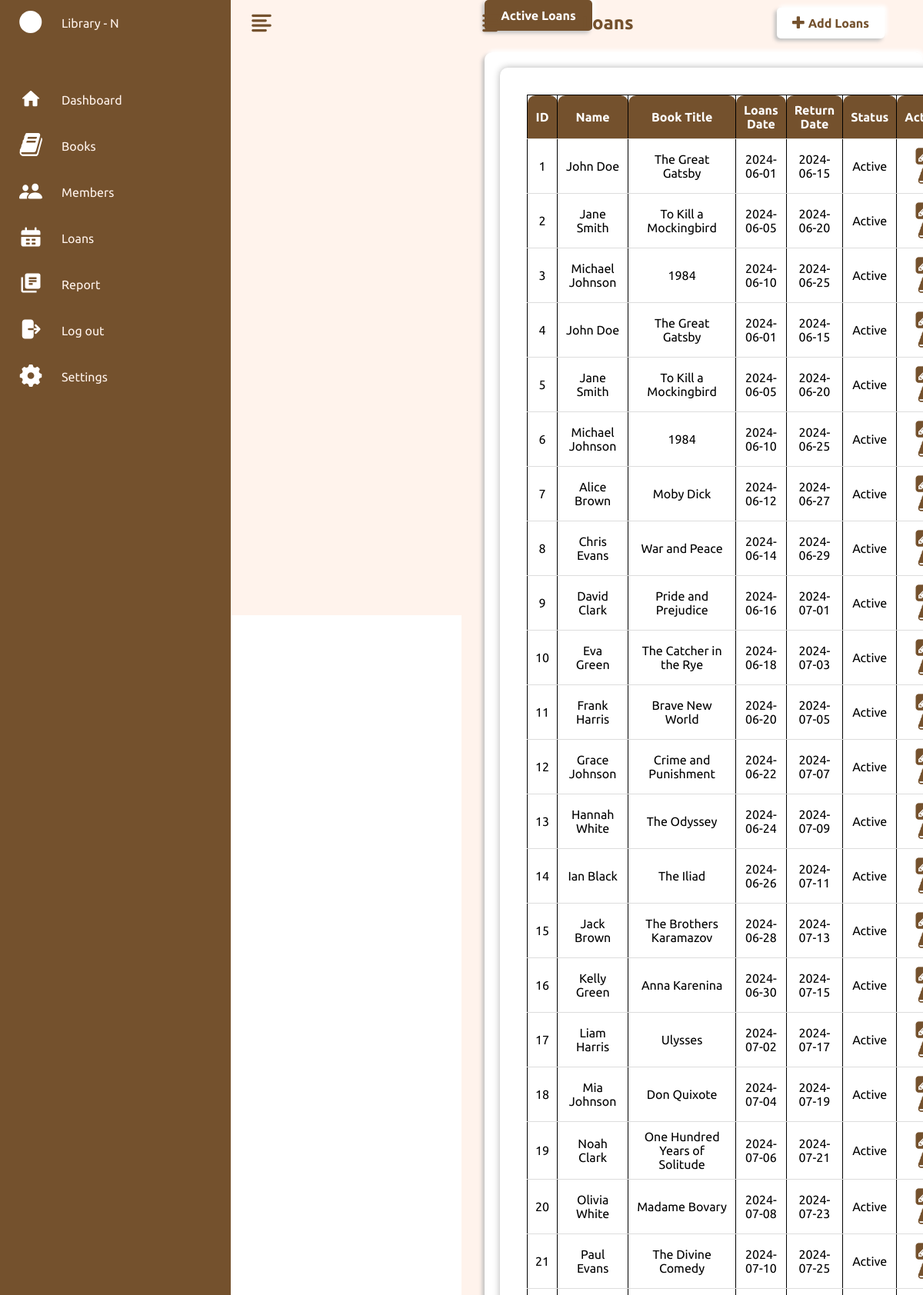
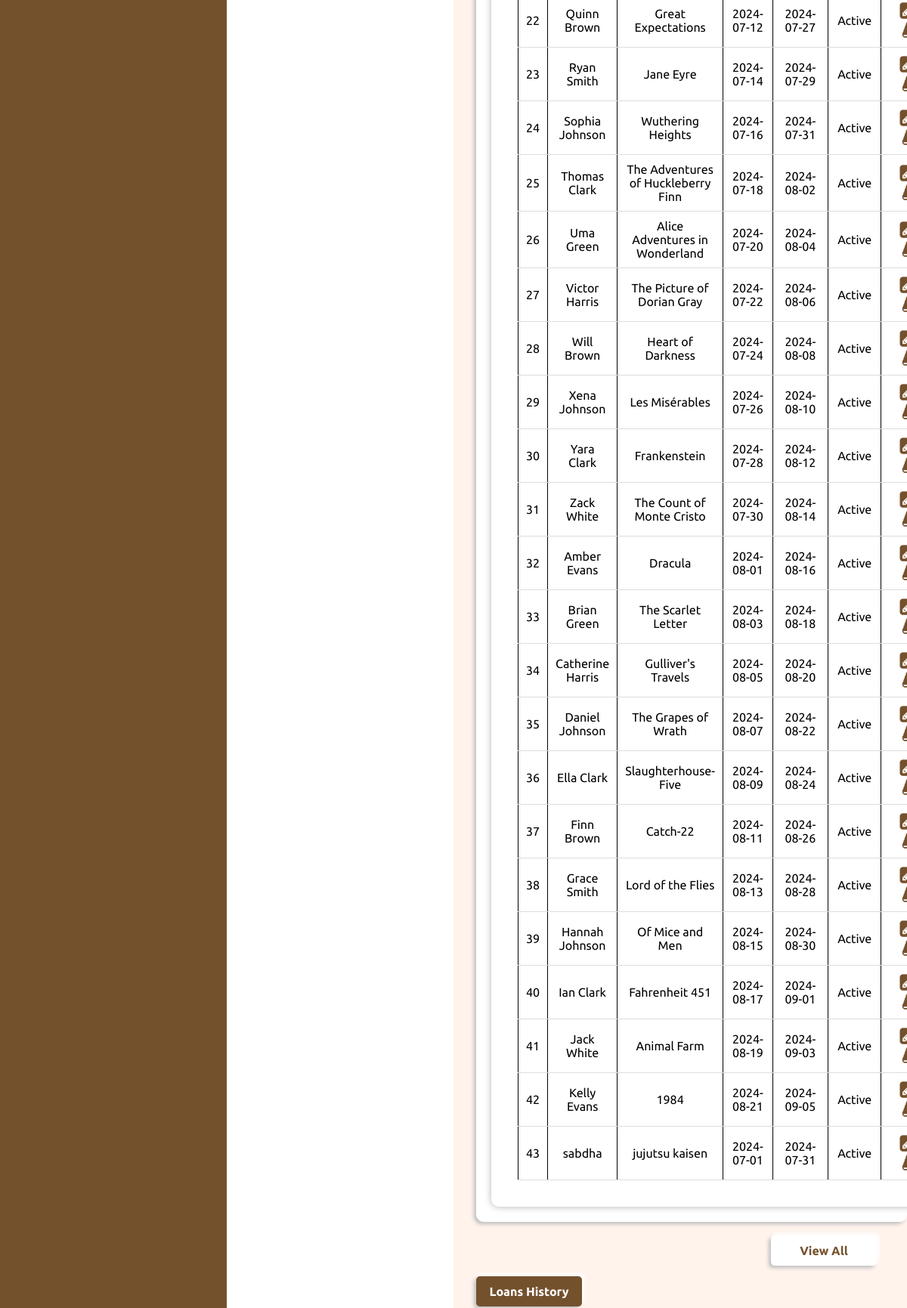
Page /loans.php (upper part) on the committed database (2 pictures, top to bottom).
### tables this page shows
CREATE TABLE IF NOT EXISTS `loans` (
  `id` int NOT NULL AUTO_INCREMENT,
  `name` varchar(255) NOT NULL,
  `title` varchar(255) NOT NULL,
  `loans` date NOT NULL,
  `returns` date NOT NULL,
  `status` varchar(50) NOT NULL,
  PRIMARY KEY (`id`)
);

### loans.php (the view, shortened to what this page needs)
<?php include('./includes/db.php'); ?>
<!DOCTYPE html>
<html lang="en">
<head>
    <link rel="stylesheet" href="https://cdnjs.cloudflare.com/ajax/libs/font-awesome/4.7.0/css/font-awesome.min.css">
    <link rel="stylesheet" href="./css/loans.css">
</head>
<body>
    <?php include 'includes/navbar.php'; ?>
    <div class="main">
        <div class="topbar">
            <div class="toggle">
                <img src="assets/icons/pepicons-pop_menu.svg" alt="menu">
            </div>
            <h2>Loans</h2>
            <div class="tambahbtn">
                <a href="./pages/addLoans.php"><i class="fa fa-plus"></i><b> Add Loans</b></a>
            </div>
        </div>
        <div class="btnActiveLoans">
            <a href="#"><b> Active Loans</b></a>
        </div>
        <br>
        <div class="card-container">
            <div class="card">
                <div class="card-content">
                    <div class="table-container">
                        <table class="loans-table">
                            <thead>
                                <tr>
                                    <th>ID</th>
                                    <th>Name</th>
                                    <th>Book Title</th>
                                    <th>Loans Date</th>
                                    <th>Return Date</th>
                                    <th>Status</th>
                                    <th>Actions</th>
                                </tr>
                            </thead>
                            <tbody>
                            <?php
                            $sql = "SELECT * FROM loans";
                            $result = $conn->query($sql);
                            if ($result && $result->num_rows > 0) {
                                while($row = $result->fetch_assoc()) {
                                    echo "<tr>
                                            <td>".$row["id"]."</td>
                                            <td>".$row["name"]."</td>
                                            <td>".$row["title"]."</td>
                                            <td>".$row["loans"]."</td>
                                            <td>".$row["returns"]."</td>
                                            <td>".$row["status"]."</td>
                                            <td>
                                                <a href='./editLoans.php?id=".$row["id"]."'><i class='fa fa-pencil-square'></i></a> |
                                                <a href='./controllers/deleteLoans.php?id=".$row["id"]."'><i class='fa fa-book'></i></a>
                                            </td>
                                        </tr>";
                                }
                            } else {
                                echo "<tr><td colspan='7'>No loans found</td></tr>";
                            }
                            ?>
                            </tbody>
                        </table>
                    </div>
                </div>
            </div>
        </div>
        <br>
        <div class="viewbtn">
                <a href="#"></i><b>View All</b></a>
        </div>
        <br><br><br>
        <div class="btnActiveLoans">
            <a href="#"><b>Loans History</b></a>
        </div>
        <br>
        <br>
    </div>
</body>
</html>

### css/loans.css (style rules this page uses)
* { font-family: "Ubuntu", sans-serif; margin: 0; padding: 0; box-sizing: border-box; }
:root { --blue: #74512D; --white: #FFF3EC; --gray: #f5f5f5; --black1: #222; --black2: #999; }
body { min-height: 100vh; overflow-x: hidden; }
.main { position: absolute; width: calc(100% - 300px); left: 300px; min-height: 100vh; background: var(--white); transition: 0.5s; }
.topbar { width: 100%; height: 60px; display: flex; justify-content: space-between; align-items: center; padding: 0 10px; gap: 10px; }
.toggle { position: relative; width: 60px; height: 60px; display: flex; justify-content: center; align-items: center; font-size: 2.5rem; cursor: pointer; }
.topbar h2 { flex: 1; text-align: center; margin: 0; color: var(--blue); }
.tambahbtn { float: left; overflow: hidden; border-radius: 5px; width: 140px; height: 40px; background: #fff; box-shadow: 3px -3px 5px #fff, -3px 3px 5px #bebebe; margin-left: 30px; display: flex; justify-content: center; align-items: center; font-size: 16px; outline: none; color: var(--blue); border: none; cursor: pointer; margin-right: 40px; }
.tambahbtn a { text-decoration: none; display: flex; align-items: center; color: var(--blue); font-family: "Ubuntu", sans-serif; }
.tambahbtn a i { margin-right: 5px; font-size: 20px; }
.btnActiveLoans { float: left; overflow: hidden; border-radius: 5px; width: 140px; height: 40px; background: var(--blue); box-shadow: 3px -3px 5px #fff, -3px 3px 5px #bebebe; margin-left: 30px; display: flex; justify-content: center; align-items: center; font-size: 16px; outline: none; color: var(--blue); border: none; cursor: pointer; margin-right: 40px; }
.btnActiveLoans a { text-decoration: none; align-items: center; color: #fff; font-family: "Ubuntu", sans-serif; }
.card-container { background: white; border-radius: 10px; margin-top: 50px; margin-left: 30px; box-shadow: 3px -3px 5px #fff, -3px 3px 5px #bebebe; transition: 0.3s ease; width: 95%; height: 80vh; padding: 10px; overflow-y: auto; }
.card-content { padding: 15px; }
.loans-table { width: 100%; border-collapse: collapse; }
.loans-table th, .loans-table td { padding: 10px; text-align: left; border-bottom: 1px solid #ddd; }
.loans-table th { background-color: var(--blue); color: #fff; border-radius:10px 10px 0 0; text-align: center; }
.loans-table td { background-color: var(--light-gray); color: var(--black); text-align: center; }
.loans-table td a { color: var(--blue); text-decoration: none; margin: 0 5px; }
.loans-table td a .fa { font-size: 25px; }
.fa-pencil-square { color: var(--red); border-radius: 50px; }
.fa-book { color: var(--red); border-radius: 50px; }
.viewbtn { float: right; overflow: hidden; border-radius: 5px; width: 140px; height: 40px; display: flex; background: #fff; box-shadow: 3px -3px 5px #fff, -3px 3px 5px #bebebe; margin-left: 30px; justify-content: center; align-items: center; font-size: 16px; outline: none; color: var(--blue); border: none; cursor: pointer; margin-right: 40px; }
.viewbtn a { text-decoration: none; align-items: center; display: flex; color: var(--blue); font-family: "Ubuntu", sans-serif; }

### css/style.css (style rules this page uses)
* { font-family: "Ubuntu", sans-serif; margin: 0; padding: 0; box-sizing: border-box; }
:root { --blue: #74512D; --white: #FFF3EC; --gray: #f5f5f5; --black1: #222; --black2: #999; }
body { min-height: 100vh; overflow-x: hidden; }
.main { position: absolute; width: calc(100% - 300px); left: 300px; min-height: 100vh; background: var(--white); transition: 0.5s; }
.topbar { width: 100%; height: 60px; display: flex; justify-content: space-between; align-items: center; padding: 0 10px; }
.toggle { position: fixed; width: 60px; height: 60px; display: flex; justify-content: center; align-items: center; font-size: 2.5rem; cursor: pointer; }
.card-container { display: grid; padding: 20px; height: auto; grid-template-columns: 1fr 1fr; gap: 20px; }
.card { background-color: #fff; padding: 20px; box-shadow: 0 0 10px rgba(0, 0, 0, 0.1); text-align: center; flex: 1; border-radius: 5px; box-shadow: 0px 5px 10px rgba(0, 0, 0, 0.5); }
.card-content { display: flex; flex-direction: column; }
.card { background-color: #fff; padding: 20px; box-shadow: 0 0px 10px rgba(0, 0, 0, 0.3); text-align: center; border-radius: 10px; }
h2 { text-align: center; }

### rows in the picture
loans: id "1", name "John Doe", title "The Great Gatsby", loans "2024-06-01", returns "2024-06-15", status "Active"
loans: id "2", name "Jane Smith", title "To Kill a Mockingbird", loans "2024-06-05", returns "2024-06-20", status "Active"
loans: id "3", name "Michael Johnson", title "1984", loans "2024-06-10", returns "2024-06-25", status "Active"
loans: id "4", name "John Doe", title "The Great Gatsby", loans "2024-06-01", returns "2024-06-15", status "Active"
loans: id "5", name "Jane Smith", title "To Kill a Mockingbird", loans "2024-06-05", returns "2024-06-20", status "Active"
loans: id "6", name "Michael Johnson", title "1984", loans "2024-06-10", returns "2024-06-25", status "Active"
loans: id "7", name "Alice Brown", title "Moby Dick", loans "2024-06-12", returns "2024-06-27", status "Active"
loans: id "8", name "Chris Evans", title "War and Peace", loans "2024-06-14", returns "2024-06-29", status "Active"
loans: id "9", name "David Clark", title "Pride and Prejudice", loans "2024-06-16", returns "2024-07-01", status "Active"
loans: id "10", name "Eva Green", title "The Catcher in the Rye", loans "2024-06-18", returns "2024-07-03", status "Active"
loans: id "11", name "Frank Harris", title "Brave New World", loans "2024-06-20", returns "2024-07-05", status "Active"
loans: id "12", name "Grace Johnson", title "Crime and Punishment", loans "2024-06-22", returns "2024-07-07", status "Active"
loans: id "13", name "Hannah White", title "The Odyssey", loans "2024-06-24", returns "2024-07-09", status "Active"
loans: id "14", name "Ian Black", title "The Iliad", loans "2024-06-26", returns "2024-07-11", status "Active"
loans: id "15", name "Jack Brown", title "The Brothers Karamazov", loans "2024-06-28", returns "2024-07-13", status "Active"
loans: id "16", name "Kelly Green", title "Anna Karenina", loans "2024-06-30", returns "2024-07-15", status "Active"
loans: id "17", name "Liam Harris", title "Ulysses", loans "2024-07-02", returns "2024-07-17", status "Active"
loans: id "18", name "Mia Johnson", title "Don Quixote", loans "2024-07-04", returns "2024-07-19", status "Active"
loans: id "19", name "Noah Clark", title "One Hundred Years of Solitude", loans "2024-07-06", returns "2024-07-21", status "Active"
loans: id "20", name "Olivia White", title "Madame Bovary", loans "2024-07-08", returns "2024-07-23", status "Active"
loans: id "21", name "Paul Evans", title "The Divine Comedy", loans "2024-07-10", returns "2024-07-25", status "Active"
loans: id "22", name "Quinn Brown", title "Great Expectations", loans "2024-07-12", returns "2024-07-27", status "Active"
loans: id "23", name "Ryan Smith", title "Jane Eyre", loans "2024-07-14", returns "2024-07-29", status "Active"
loans: id "24", name "Sophia Johnson", title "Wuthering Heights", loans "2024-07-16", returns "2024-07-31", status "Active"
loans: id "25", name "Thomas Clark", title "The Adventures of Huckleberry Finn", loans "2024-07-18", returns "2024-08-02", status "Active"
loans: id "26", name "Uma Green", title "Alice Adventures in Wonderland", loans "2024-07-20", returns "2024-08-04", status "Active"
loans: id "27", name "Victor Harris", title "The Picture of Dorian Gray", loans "2024-07-22", returns "2024-08-06", status "Active"
loans: id "28", name "Will Brown", title "Heart of Darkness", loans "2024-07-24", returns "2024-08-08", status "Active"
loans: id "29", name "Xena Johnson", title "Les Misérables", loans "2024-07-26", returns "2024-08-10", status "Active"
loans: id "30", name "Yara Clark", title "Frankenstein", loans "2024-07-28", returns "2024-08-12", status "Active"
loans: id "31", name "Zack White", title "The Count of Monte Cristo", loans "2024-07-30", returns "2024-08-14", status "Active"
loans: id "32", name "Amber Evans", title "Dracula", loans "2024-08-01", returns "2024-08-16", status "Active"
loans: id "33", name "Brian Green", title "The Scarlet Letter", loans "2024-08-03", returns "2024-08-18", status "Active"
loans: id "34", name "Catherine Harris", title "Gulliver's Travels", loans "2024-08-05", returns "2024-08-20", status "Active"
loans: id "35", name "Daniel Johnson", title "The Grapes of Wrath", loans "2024-08-07", returns "2024-08-22", status "Active"
loans: id "36", name "Ella Clark", title "Slaughterhouse-Five", loans "2024-08-09", returns "2024-08-24", status "Active"
loans: id "37", name "Finn Brown", title "Catch-22", loans "2024-08-11", returns "2024-08-26", status "Active"
loans: id "38", name "Grace Smith", title "Lord of the Flies", loans "2024-08-13", returns "2024-08-28", status "Active"
loans: id "39", name "Hannah Johnson", title "Of Mice and Men", loans "2024-08-15", returns "2024-08-30", status "Active"
loans: id "40", name "Ian Clark", title "Fahrenheit 451", loans "2024-08-17", returns "2024-09-01", status "Active"
loans: id "41", name "Jack White", title "Animal Farm", loans "2024-08-19", returns "2024-09-03", status "Active"
loans: id "42", name "Kelly Evans", title "1984", loans "2024-08-21", returns "2024-09-05", status "Active"
loans: id "43", name "sabdha", title "jujutsu kaisen", loans "2024-07-01", returns "2024-07-31", status "Active"
